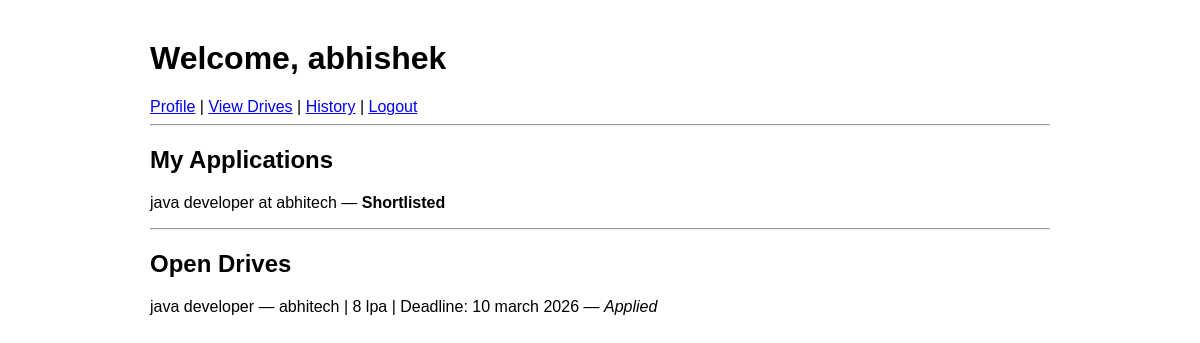
Page /students/dashboard (signed in) on the committed database.
### app.py (models this page shows)
class Student(db.Model):
    id = db.Column(db.Integer, primary_key=True)
    username = db.Column(db.String(100), unique=True, nullable=False)
    password = db.Column(db.String(200), nullable=False)
    email = db.Column(db.String(100), unique=True, nullable=False)
    full_name = db.Column(db.String(100), nullable=False)
    phone = db.Column(db.String(20))
    department = db.Column(db.String(100))
    cgpa = db.Column(db.Float)
    graduation_year = db.Column(db.Integer)
    resume_file = db.Column(db.String(200))
    is_active = db.Column(db.Boolean, default=True)
    applications = db.relationship('Application', backref='student', lazy=True)

class Application(db.Model):
    id = db.Column(db.Integer, primary_key=True)
    student_id = db.Column(db.Integer, db.ForeignKey('student.id'), nullable=False)
    drive_id = db.Column(db.Integer, db.ForeignKey('placement_drive.id'), nullable=False)
    status = db.Column(db.String(20), default='Applied')
    applied_date = db.Column(db.DateTime, default=datetime.utcnow)

class PlacementDrive(db.Model):
    id = db.Column(db.Integer, primary_key=True)
    company_id = db.Column(db.Integer, db.ForeignKey('company.id'), nullable=False)
    job_title = db.Column(db.String(200), nullable=False)
    description = db.Column(db.Text)
    eligibility = db.Column(db.Text)
    package = db.Column(db.String(100))
    location = db.Column(db.String(100))
    status = db.Column(db.String(20), default='Pending')
    deadline = db.Column(db.String(100), nullable=False)
    created_at = db.Column(db.DateTime, default=datetime.utcnow)
    applications = db.relationship('Application', backref='drive', lazy=True)

class Company(db.Model):
    id = db.Column(db.Integer, primary_key=True)
    username = db.Column(db.String(100), unique=True, nullable=False)
    password = db.Column(db.String(200), nullable=False)
    company_name = db.Column(db.String(200), nullable=False)
    email = db.Column(db.String(120), nullable=False)
    hr_contact = db.Column(db.String(120))
    website = db.Column(db.String(200))
    description = db.Column(db.Text)
    approval_status = db.Column(db.String(20), default='Pending')
    drives = db.relationship('PlacementDrive', backref='company', lazy=True)

### app.py (the view)
@app.route('/students/dashboard')
@student_required
def student_dashboard():
    student = Student.query.get(session['student_id'])
    applications = Application.query.filter_by(student_id=student.id).all()
    approved_drives = PlacementDrive.query.filter_by(status="Approved").all()
    applied_ids = {a.drive_id for a in applications}
    return render_template('students/dashboard.html', student=student, applications=applications, drives=approved_drives, applied_drive_ids=applied_ids)

### app.py (called while the page is built)
def student_required(f):
    from functools import wraps
    @wraps(f)
    def wrapper(*args, **kwargs):
        if 'student_id' not in session:
            flash("Please login first.", "warning")
            return redirect(url_for('student_login'))
        return f(*args, **kwargs)
    return wrapper

### templates/students/dashboard.html
{% extends "base.html" %}
{% block body %}
<h1>Welcome, {{ student.full_name }}</h1>
<a href="{{ url_for('student_profile') }}">Profile</a> |
<a href="{{ url_for('view_drives') }}">View Drives</a> |
<a href="{{ url_for('student_history') }}">History</a> |
<a href="{{ url_for('student_logout') }}">Logout</a>
<hr>
<h2>My Applications</h2>
{% if applications %}
    {% for app in applications %}
        <p>{{ app.drive.job_title }} at {{ app.drive.company.company_name }} — <strong>{{ app.status }}</strong></p>
    {% endfor %}
{% else %}
    <p>No applications yet.</p>
{% endif %}
<hr>
<h2>Open Drives</h2>
{% if drives %}
    {% for drive in drives %}
        <p>
            {{ drive.job_title }} — {{ drive.company.company_name }} | {{ drive.package }} | Deadline: {{ drive.deadline }}
            {% if drive.id in applied_drive_ids %}
                — <em>Applied</em>
            {% else %}
                <form method="POST" action="{{ url_for('student_apply', drive_id=drive.id) }}" style="display:inline;">
                    <button type="submit">Apply</button>
                </form>
            {% endif %}
        </p>
    {% endfor %}
{% else %}
    <p>No drives available.</p>
{% endif %}
{% endblock body %}

### templates/base.html (style rules this page uses)
body { font-family: Arial, sans-serif; max-width: 900px; margin: 40px auto; padding: 0 20px; }

### rows in the picture
Student: full_name "abhishek"
Application: drive.job_title "java developer", drive.company.company_name "abhitech", status "Shortlisted"
PlacementDrive: job_title "java developer", company.company_name "abhitech", package "8 lpa", deadline "10 march 2026", shows "Applied"
